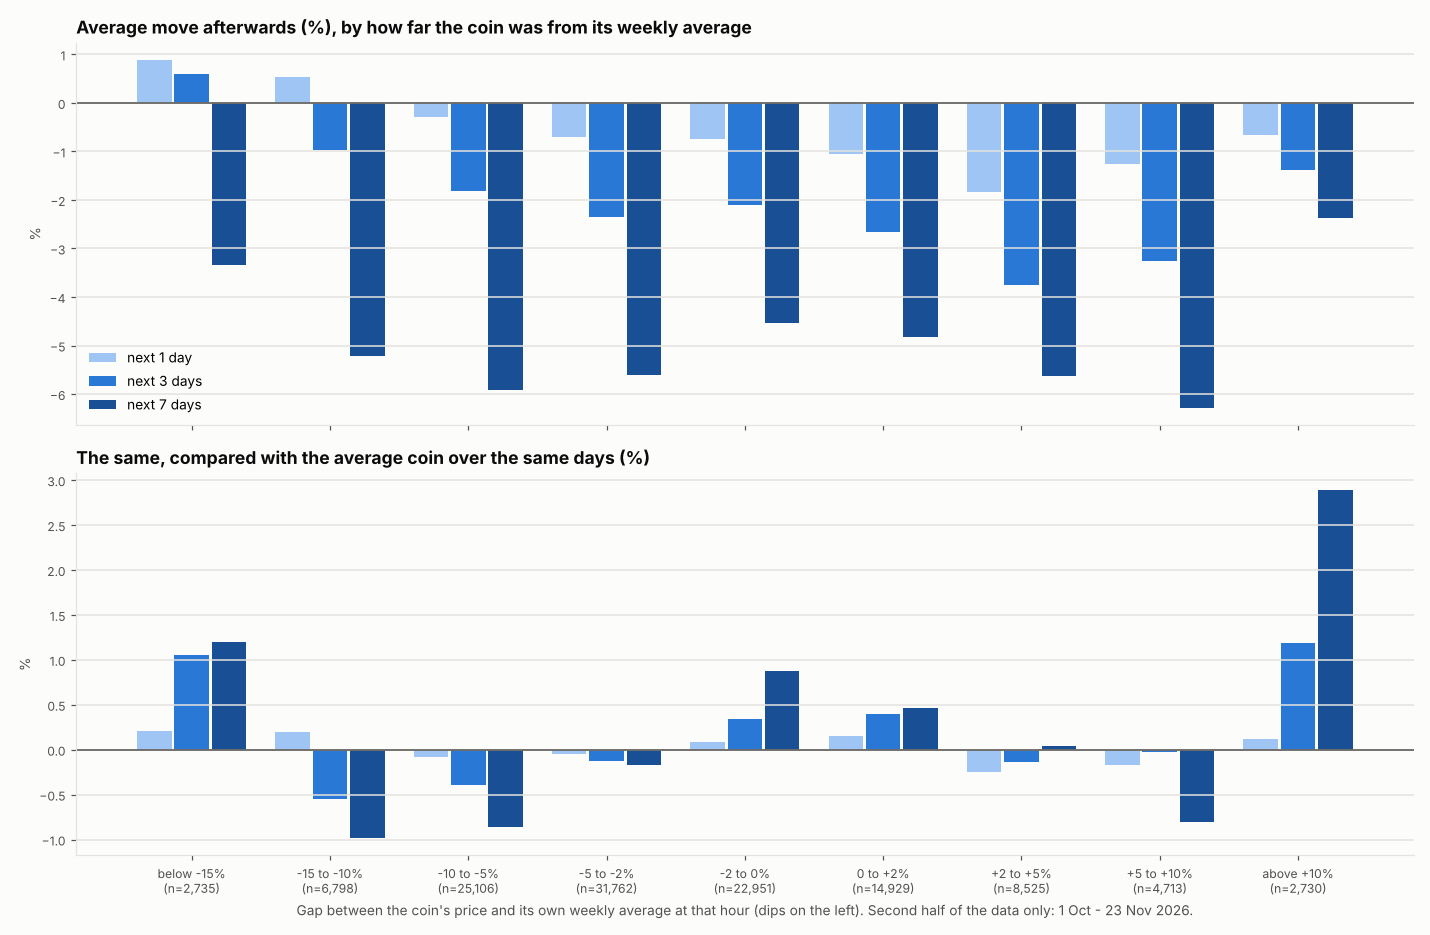

This chart was generated by the following Python code:
#!/usr/bin/env python3
"""
Can a linear regression find the best "average" to measure dips against, the dip size worth buying, and any
time-of-day pattern? Checked on our own hourly coin prices (1 Aug - 23 Nov 2026), which this program gets ONLY by
stepping through mixed/hourly_server.py (the one program that opens the sealed data).

The model, for coin i at hour t:
    d(n)  = ln( price / average price over the last n hours )          "how far below its n-hour average" (dip < 0)
    r(h)  = ln( price h hours later / price now )                       "what it did next"
    r(h)  = a + b * d(n) + error                                        b < 0 means: the bigger the dip, the bigger the rise
Fitted two ways: (1) across coins at the same moment (does the coin that dipped MORE than the others bounce more than
the others? - the Fama-MacBeth method, non-overlapping periods), and (2) pooled raw (includes whole-market moves).
Everything is chosen on the FIRST half (to 30 Sep) and then checked on the SECOND half (1 Oct - 23 Nov).

    python3 mixed/dip_regression.py  -> mixed/dip_regression.json, mixed/dip_regression.png (+ printed summary)
"""
import http.client
import json
import math
import os
import socket
import subprocess
import sys

import numpy as np
import pandas as pd

HERE = os.path.dirname(os.path.abspath(__file__))
WINDOWS = [24, 72, 168, 336]          # 1 day, 3 days, 1 week, 2 weeks
HORIZONS = [24, 72, 168]              # what happens over the next 1, 3, 7 days
SPLIT = "2026-10-01 00:00"
COST = 0.001                          # 0.05% to buy + 0.05% to sell
EDGES = [-np.inf, -15, -10, -5, -2, 0, 2, 5, 10, np.inf]
EXCLUDE = ["DHN-USD"]                 # bad data: jumps from $3.33 to $32 in one hour on 2 Oct, then to about $500


def collect():
    with socket.socket() as s:
        s.bind(("127.0.0.1", 0))
        port = s.getsockname()[1]
    proc = subprocess.Popen([sys.executable, os.path.join(HERE, "hourly_server.py"), "--port", str(port)],
                            stdout=subprocess.PIPE, text=True, env=dict(os.environ, START="2026-08-01 00:00"))
    line = proc.stdout.readline()
    assert line.startswith("ready"), line
    conn = http.client.HTTPConnection("127.0.0.1", port, timeout=300)
    times, rows, coins = [], [], None
    while True:
        conn.request("POST", "/next", json.dumps({"orders": {}}), {"Content-Type": "application/json"})
        out = json.loads(conn.getresponse().read())
        if out.get("done"):
            break
        if out.get("universe"):
            coins = [u["symbol"] for u in out["universe"] if u["kind"] == "crypto"]
        st = out["step"]
        times.append(st["time"])
        rows.append([st["close"].get(c, np.nan) for c in coins])
        if out.get("last_step"):
            break
    conn.close()
    proc.terminate()
    return pd.DataFrame(rows, index=times, columns=coins, dtype=float)


def fama_macbeth(d, fwd, idx):
    """Cross-sectional slope at each sampled hour; returns mean slope, its t-statistic and the number of periods."""
    bs = []
    for t in idx:
        x, y = d.iloc[t].values, fwd.iloc[t].values
        ok = np.isfinite(x) & np.isfinite(y)
        if ok.sum() < 30:
            continue
        x, y = x[ok] - x[ok].mean(), y[ok] - y[ok].mean()
        if (x * x).sum() > 0:
            bs.append((x * y).sum() / (x * x).sum())
    bs = np.array(bs)
    if len(bs) < 3:
        return float("nan"), float("nan"), len(bs)
    return float(bs.mean()), float(bs.mean() / (bs.std(ddof=1) / math.sqrt(len(bs)))), len(bs)


def pooled(d, fwd, idx):
    x = d.iloc[idx].values.ravel()
    y = fwd.iloc[idx].values.ravel()
    ok = np.isfinite(x) & np.isfinite(y)
    x, y = x[ok], y[ok]
    b = ((x - x.mean()) * (y - y.mean())).sum() / ((x - x.mean()) ** 2).sum()
    a = y.mean() - b * x.mean()
    r2 = 1 - ((y - a - b * x) ** 2).sum() / ((y - y.mean()) ** 2).sum()
    return float(a), float(b), float(r2)


def main():
    px = collect().drop(columns=EXCLUDE, errors="ignore")
    T = len(px)
    split = int(np.searchsorted(px.index.values, SPLIT))
    print(f"{T} hours, {px.shape[1]} coins, {px.index[0]} .. {px.index[-1]}; first half ends at row {split}")
    out = {"hours": T, "coins": int(px.shape[1]), "split": SPLIT, "table": [], "half_life_hours": {}}
    dev = {n: np.log(px / px.rolling(n, min_periods=n).mean()) for n in WINDOWS}
    fw = {h: np.log(px.shift(-h) / px) for h in HORIZONS}
    # speed of mean reversion: change in the gap next hour = a + b * gap  ->  half-life = -ln2 / ln(1 + b)
    for n in WINDOWS:
        x = dev[n].iloc[:split].values[:-1]
        dx = dev[n].iloc[:split].values[1:] - x
        ok = np.isfinite(x) & np.isfinite(dx)
        b = (x[ok] * dx[ok]).sum() / (x[ok] ** 2).sum()
        out["half_life_hours"][n] = float(-math.log(2) / math.log(1 + b)) if -1 < b < 0 else None
    print("half-life of a gap from its average (hours):", {n: (round(v, 1) if v else None) for n, v in out["half_life_hours"].items()})
    print(f"{'avg':>5} {'next':>5} | first half: slope   t  (n) | second half: slope   t  (n) | pooled raw slope first / second")
    for n in WINDOWS:
        for h in HORIZONS:
            i1 = list(range(n, split - h, h))
            i2 = list(range(split, T - h, h))
            b1, t1, k1 = fama_macbeth(dev[n], fw[h], i1)
            b2, t2, k2 = fama_macbeth(dev[n], fw[h], i2)
            a1p, b1p, r1 = pooled(dev[n], fw[h], i1)
            a2p, b2p, r2 = pooled(dev[n], fw[h], i2)
            out["table"].append({"avg_hours": n, "next_hours": h, "first": {"slope": b1, "t": t1, "periods": k1},
                                 "second": {"slope": b2, "t": t2, "periods": k2},
                                 "pooled_first": {"a": a1p, "b": b1p, "r2": r1}, "pooled_second": {"a": a2p, "b": b2p, "r2": r2}})
            print(f"{n:5d} {h:5d} | {b1:+.3f} {t1:+5.1f} ({k1:3d})          | {b2:+.3f} {t2:+5.1f} ({k2:3d})           | {b1p:+.3f} / {b2p:+.3f}")
    best = min(out["table"], key=lambda r: r["first"]["t"] if np.isfinite(r["first"]["t"]) else 0)
    out["chosen_on_first_half"] = {k: best[k] for k in ("avg_hours", "next_hours", "first", "second", "pooled_first")}
    a, b = best["pooled_first"]["a"], best["pooled_first"]["b"]
    out["buy_threshold_pct"] = float(100 * (math.exp(-(COST - a) / abs(b)) - 1)) if b < 0 else None
    print(f"chosen on the first half: {best['avg_hours']}-hour average, next {best['next_hours']} hours; "
          f"first-half slope {best['first']['slope']:+.3f} (t {best['first']['t']:+.1f}); "
          f"second-half slope {best['second']['slope']:+.3f} (t {best['second']['t']:+.1f}); "
          f"break-even dip from the pooled fit: {out['buy_threshold_pct']}")
    # what actually followed dips of each size, second half only, weekly average
    labels = ["below -15%", "-15 to -10%", "-10 to -5%", "-5 to -2%", "-2 to 0%", "0 to +2%", "+2 to +5%", "+5 to +10%", "above +10%"]
    d2 = dev[168].iloc[split:] * 100
    out["buckets_second_half_weekly_avg"] = {}
    for h in HORIZONS:
        y = (np.exp(fw[h].iloc[split:]) - 1) * 100
        rel = y.sub(y.mean(axis=1), axis=0)
        rows = []
        for lo, hi, lab in zip(EDGES, EDGES[1:], labels):
            m = ((d2 > lo) & (d2 <= hi) & np.isfinite(y)).values
            cnt = int(m.sum())
            yy, rr = y.values[m], rel.values[m]
            rows.append({"bucket": lab, "count": cnt,
                         "mean_next_pct": float(yy.mean()) if cnt else None,
                         "median_next_pct": float(np.median(yy)) if cnt else None,
                         "mean_vs_average_coin_pct": float(rr.mean()) if cnt else None,
                         "share_up_pct": float(100 * (yy > 0).mean()) if cnt else None})
        out["buckets_second_half_weekly_avg"][h] = rows
        print(f"after the next {h} hours (second half, gap vs weekly average):")
        for r in rows:
            if r["count"]:
                print(f"   {r['bucket']:12s} n={r['count']:6d}  mean {r['mean_next_pct']:+6.2f}%  median {r['median_next_pct']:+6.2f}%  vs average coin "
                      f"{r['mean_vs_average_coin_pct']:+6.2f}%  up {r['share_up_pct']:.0f}% of the time")
    # time of day and day of week: the average coin's hourly move
    m = np.log(px / px.shift(1)).mean(axis=1).dropna() * 100
    hrs = pd.Series([int(t[11:13]) for t in m.index], index=m.index)
    dow = pd.Series(pd.to_datetime(m.index).dayofweek, index=m.index)
    def groups(g):
        res = []
        for k, v in m.groupby(g):
            res.append({"key": int(k), "mean_pct": float(v.mean()), "t": float(v.mean() / (v.std(ddof=1) / math.sqrt(len(v)))), "n": int(len(v))})
        return res
    out["hour_of_day_utc"], out["day_of_week"] = groups(hrs), groups(dow)
    hs = sorted(out["hour_of_day_utc"], key=lambda r: r["mean_pct"])
    print("hour of day (UTC), average coin's move per hour: lowest", [(r["key"], round(r["mean_pct"], 3), round(r["t"], 1)) for r in hs[:3]],
          "highest", [(r["key"], round(r["mean_pct"], 3), round(r["t"], 1)) for r in hs[-3:]],
          "| hours with |t| > 2:", sum(abs(r["t"]) > 2 for r in hs), "of 24 (about 1 expected by chance)")
    print("day of week (0 = Monday):", [(r["key"], round(r["mean_pct"], 3), round(r["t"], 1)) for r in out["day_of_week"]])
    json.dump(out, open(os.path.join(HERE, "dip_regression.json"), "w"), indent=1)
    chart(out, labels)


def chart(out, labels):
    import matplotlib
    matplotlib.use("Agg")
    import matplotlib.pyplot as plt
    plt.rcParams["text.parse_math"] = False
    INK, INK2, GRID, SURF = "#0b0b0b", "#52514e", "#e4e3df", "#fcfcfb"
    cols = {24: "#9ec5f4", 72: "#2a78d6", 168: "#184f95"}
    names = {24: "next 1 day", 72: "next 3 days", 168: "next 7 days"}
    fig, axes = plt.subplots(2, 1, figsize=(13, 8.5), facecolor=SURF, sharex=True)
    for ax, key, title in ((axes[0], "mean_next_pct", "Average move afterwards (%), by how far the coin was from its weekly average"),
                           (axes[1], "mean_vs_average_coin_pct", "The same, compared with the average coin over the same days (%)")):
        for j, h in enumerate(HORIZONS):
            rows = out["buckets_second_half_weekly_avg"][h]
            xs = [i + (j - 1) * 0.27 for i in range(len(rows))]
            ys = [r[key] if r[key] is not None else 0 for r in rows]
            ax.bar(xs, ys, width=0.25, color=cols[h], label=names[h])
        ax.axhline(0, color=INK2, lw=1)
        ax.set_title(title, loc="left", fontsize=11.5, color=INK, weight="bold")
        ax.set_ylabel("%", color=INK2, fontsize=9)
        ax.grid(axis="y", color=GRID, lw=1)
        ax.set_facecolor(SURF)
        for s in ("top", "right"):
            ax.spines[s].set_visible(False)
        for s in ("left", "bottom"):
            ax.spines[s].set_color(GRID)
        ax.tick_params(colors=INK2, labelsize=8)
    axes[0].legend(loc="best", fontsize=9, frameon=False)
    rows = out["buckets_second_half_weekly_avg"][72]
    axes[1].set_xticks(range(len(labels)), [f"{lab}\n(n={r['count']:,})" for lab, r in zip(labels, rows)], fontsize=8, color=INK2)
    axes[1].set_xlabel("Gap between the coin's price and its own weekly average at that hour (dips on the left). "
                       "Second half of the data only: 1 Oct - 23 Nov 2026.", color=INK2, fontsize=9)
    fig.tight_layout()
    fig.savefig(os.path.join(HERE, "dip_regression.png"), dpi=110, facecolor=SURF)


if __name__ == "__main__":
    main()
